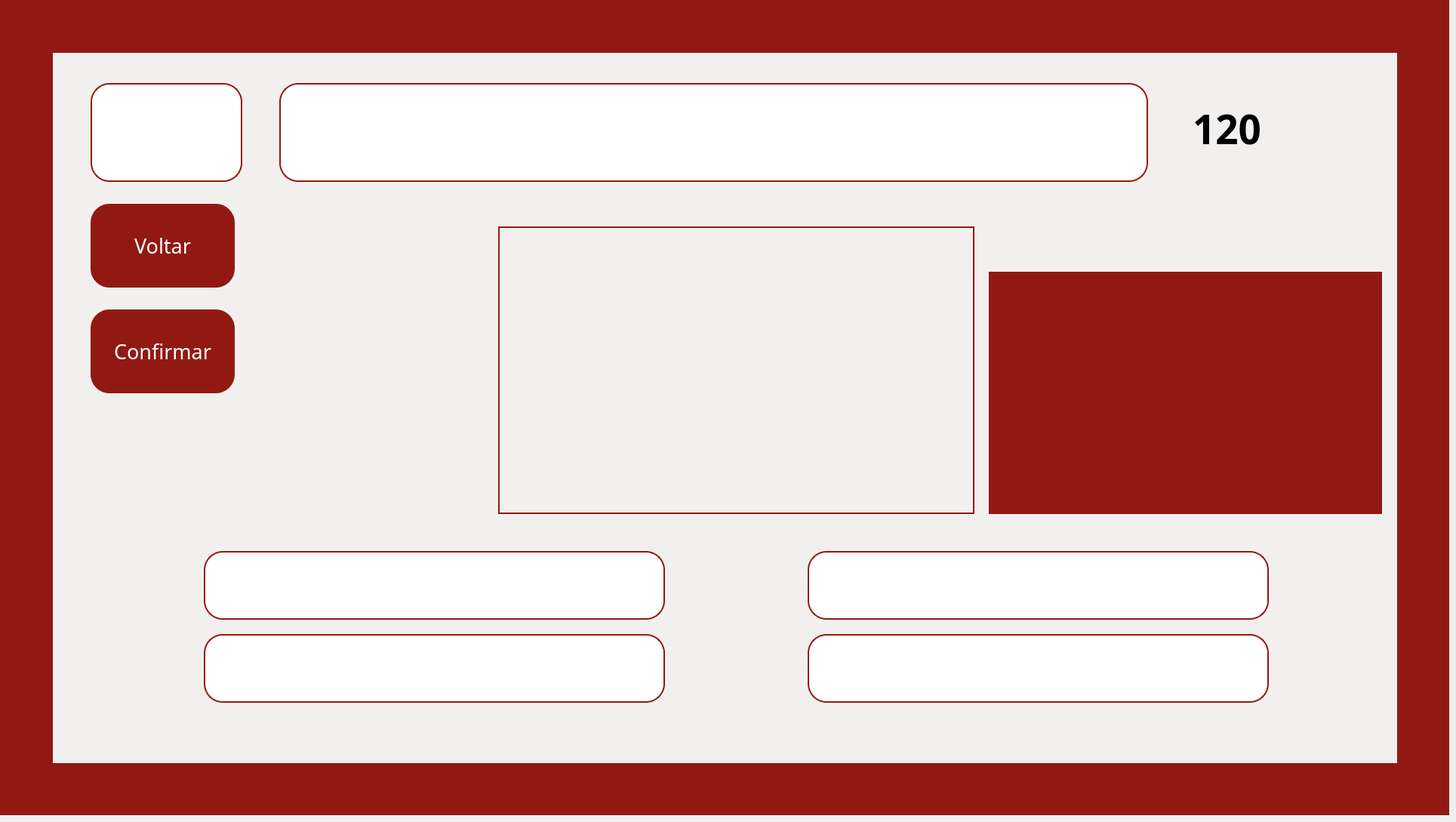
    <widget class="QWidget" name="pg_questao_adicionar">
     <widget class="QWidget" name="fundo_questao_3" native="true">
      <property name="geometry">
       <rect>
        <x>0</x>
        <y>0</y>
        <width>1920</width>
        <height>1080</height>
       </rect>
      </property>
      <property name="styleSheet">
       <string notr="true">background-color: #921913;</string>
      </property>
      <widget class="QWidget" name="container_questao_3" native="true">
       <property name="geometry">
        <rect>
         <x>70</x>
         <y>70</y>
         <width>1781</width>
         <height>941</height>
        </rect>
       </property>
       <property name="styleSheet">
        <string notr="true">background-color: #F2F0EF;
</string>
       </property>
       <widget class="QLabel" name="img_cel_A_questao_3">
        <property name="geometry">
         <rect>
          <x>0</x>
          <y>0</y>
          <width>461</width>
          <height>491</height>
         </rect>
        </property>
        <property name="font">
         <font>
          <pointsize>20</pointsize>
         </font>
        </property>
        <property name="styleSheet">
         <string notr="true">border: transparent;
background-color: transparent;</string>
        </property>
        <property name="text">
         <string/>
        </property>
        <property name="pixmap">
         <pixmap>../../assets/images/fundoetec.png</pixmap>
        </property>
        <property name="scaledContents">
         <bool>true</bool>
        </property>
       </widget>
       <widget class="QLabel" name="img_cel_B_questao_3">
        <property name="enabled">
         <bool>true</bool>
        </property>
        <property name="geometry">
         <rect>
          <x>0</x>
          <y>470</y>
          <width>451</width>
          <height>471</height>
         </rect>
        </property>
        <property name="styleSheet">
         <string notr="true">border: transparent;
background-color: transparent;</string>
        </property>
        <property name="text">
         <string/>
        </property>
        <property name="pixmap">
         <pixmap>../../assets/images/fundoetec.png</pixmap>
        </property>
        <property name="scaledContents">
         <bool>true</bool>
        </property>
       </widget>
       <widget class="QLabel" name="img_cel_C_questao_3">
        <property name="geometry">
         <rect>
          <x>450</x>
          <y>10</y>
          <width>451</width>
          <height>481</height>
         </rect>
        </property>
        <property name="styleSheet">
         <string notr="true">border: transparent;
background-color: transparent;</string>
        </property>
        <property name="text">
         <string/>
        </property>
        <property name="pixmap">
         <pixmap>../../assets/images/fundoetec.png</pixmap>
        </property>
        <property name="scaledContents">
         <bool>true</bool>
        </property>
       </widget>
       <widget class="QLabel" name="img_cel_D_questao_3">
        <property name="geometry">
         <rect>
          <x>870</x>
          <y>10</y>
          <width>471</width>
          <height>471</height>
         </rect>
        </property>
        <property name="styleSheet">
         <string notr="true">border: transparent;
background-color: transparent;</string>
        </property>
        <property name="text">
         <string/>
        </property>
        <property name="pixmap">
         <pixmap>../../assets/images/fundoetec.png</pixmap>
        </property>
        <property name="scaledContents">
         <bool>true</bool>
        </property>
       </widget>
       <widget class="QLabel" name="img_cel_E_questao_3">
        <property name="geometry">
         <rect>
          <x>1320</x>
          <y>10</y>
          <width>471</width>
          <height>491</height>
         </rect>
        </property>
        <property name="styleSheet">
         <string notr="true">border: transparent;
background-color: transparent;</string>
        </property>
        <property name="text">
         <string/>
        </property>
        <property name="pixmap">
         <pixmap>../../assets/images/fundoetec.png</pixmap>
        </property>
        <property name="scaledContents">
         <bool>true</bool>
        </property>
       </widget>
       <widget class="QLabel" name="img_cel_F_questao_3">
        <property name="geometry">
         <rect>
          <x>450</x>
          <y>470</y>
          <width>461</width>
          <height>471</height>
         </rect>
        </property>
        <property name="styleSheet">
         <string notr="true">border: transparent;
background-color: transparent;</string>
        </property>
        <property name="text">
         <string/>
        </property>
        <property name="pixmap">
         <pixmap>../../assets/images/fundoetec.png</pixmap>
        </property>
        <property name="scaledContents">
         <bool>true</bool>
        </property>
       </widget>
       <widget class="QLabel" name="img_cel_G_questao_3">
        <property name="geometry">
         <rect>
          <x>890</x>
          <y>460</y>
          <width>441</width>
          <height>471</height>
         </rect>
        </property>
        <property name="styleSheet">
         <string notr="true">border: transparent;
background-color: transparent;</string>
        </property>
        <property name="text">
         <string/>
        </property>
        <property name="pixmap">
         <pixmap>../../assets/images/fundoetec.png</pixmap>
        </property>
        <property name="scaledContents">
         <bool>true</bool>
        </property>
       </widget>
       <widget class="QLabel" name="img_cel_H_questao_3">
        <property name="geometry">
         <rect>
          <x>1310</x>
          <y>470</y>
          <width>481</width>
          <height>471</height>
         </rect>
        </property>
        <property name="styleSheet">
         <string notr="true">border: transparent;
background-color: transparent;</string>
        </property>
        <property name="text">
         <string/>
        </property>
        <property name="pixmap">
         <pixmap>../../assets/images/fundoetec.png</pixmap>
        </property>
        <property name="scaledContents">
         <bool>true</bool>
        </property>
       </widget>
       <widget class="QLabel" name="lbl_pergunta_3">
        <property name="geometry">
         <rect>
          <x>300</x>
          <y>40</y>
          <width>1151</width>
          <height>131</height>
         </rect>
        </property>
        <property name="font">
         <font>
          <family>Arbutus Slab</family>
          <pointsize>20</pointsize>
         </font>
        </property>
        <property name="cursor">
         <cursorShape>ArrowCursor</cursorShape>
        </property>
        <property name="styleSheet">
         <string notr="true">background-color: white;
color: #222222;
border: 2px solid #921913;
border-radius: 25px;
padding: 0 18px</string>
        </property>
        <property name="text">
         <string/>
        </property>
        <property name="textFormat">
         <enum>Qt::PlainText</enum>
        </property>
        <property name="wordWrap">
         <bool>true</bool>
        </property>
       </widget>
       <widget class="QPushButton" name="btn_altA_3">
        <property name="geometry">
         <rect>
          <x>200</x>
          <y>660</y>
          <width>611</width>
          <height>91</height>
         </rect>
        </property>
        <property name="font">
         <font>
          <family>Arbutus Slab</family>
          <pointsize>20</pointsize>
         </font>
        </property>
        <property name="styleSheet">
         <string notr="true">background-color: white;
color: #222222;
border: 2px solid #921913;
border-radius: 25px;
padding: 0 18px</string>
        </property>
        <property name="text">
         <string/>
        </property>
       </widget>
       <widget class="QPushButton" name="btn_altD_3">
        <property name="geometry">
         <rect>
          <x>1000</x>
          <y>770</y>
          <width>611</width>
          <height>91</height>
         </rect>
        </property>
        <property name="font">
         <font>
          <family>Arbutus Slab</family>
          <pointsize>20</pointsize>
         </font>
        </property>
        <property name="styleSheet">
         <string notr="true">background-color: white;
color: #222222;
border: 2px solid #921913;
border-radius: 25px;
padding: 0 18px</string>
        </property>
        <property name="text">
         <string/>
        </property>
       </widget>
       <widget class="QLabel" name="lbl_infonivel_3">
        <property name="geometry">
         <rect>
          <x>50</x>
          <y>40</y>
          <width>201</width>
          <height>131</height>
         </rect>
        </property>
        <property name="font">
         <font>
          <family>Arbutus Slab</family>
          <pointsize>20</pointsize>
         </font>
        </property>
        <property name="cursor">
         <cursorShape>ArrowCursor</cursorShape>
        </property>
        <property name="styleSheet">
         <string notr="true">background-color: white;
color: #222222;
border: 2px solid #921913;
border-radius: 25px;
padding: 0 18px</string>
        </property>
        <property name="text">
         <string/>
        </property>
        <property name="textFormat">
         <enum>Qt::PlainText</enum>
        </property>
        <property name="wordWrap">
         <bool>true</bool>
        </property>
       </widget>
       <widget class="QLabel" name="lbl_imagem_3">
        <property name="geometry">
         <rect>
          <x>590</x>
          <y>230</y>
          <width>631</width>
          <height>381</height>
         </rect>
        </property>
        <property name="styleSheet">
         <string notr="true">border: 2px solid #921913;</string>
        </property>
        <property name="text">
         <string/>
        </property>
        <property name="pixmap">
         <pixmap>../../assets/images/filtragemsimples.jpg</pixmap>
        </property>
        <property name="scaledContents">
         <bool>true</bool>
        </property>
       </widget>
       <widget class="QLabel" name="img_relogio_questao_3">
        <property name="geometry">
         <rect>
          <x>1580</x>
          <y>30</y>
          <width>181</width>
          <height>171</height>
         </rect>
        </property>
        <property name="styleSheet">
         <string notr="true">border: transparent;
background-color: transparent;</string>
        </property>
        <property name="text">
         <string/>
        </property>
        <property name="pixmap">
         <pixmap>../../assets/images/icone_relogio.png</pixmap>
        </property>
        <property name="scaledContents">
         <bool>true</bool>
        </property>
       </widget>
       <widget class="QLabel" name="lbl_timer_3">
        <property name="geometry">
         <rect>
          <x>1510</x>
          <y>70</y>
          <width>141</width>
          <height>61</height>
         </rect>
        </property>
        <property name="font">
         <font>
          <family>Arbutus Slab</family>
          <pointsize>40</pointsize>
          <weight>75</weight>
          <bold>true</bold>
         </font>
        </property>
        <property name="mouseTracking">
         <bool>false</bool>
        </property>
        <property name="styleSheet">
         <string notr="true">border: transparent;
background-color: transparent;
color: black;</string>
        </property>
        <property name="text">
         <string>120</string>
        </property>
       </widget>
       <widget class="QPushButton" name="btn_eliminar_3">
        <property name="geometry">
         <rect>
          <x>1610</x>
          <y>340</y>
          <width>101</width>
          <height>101</height>
         </rect>
        </property>
        <property name="font">
         <font>
          <family>Arbutus Slab</family>
          <pointsize>20</pointsize>
         </font>
        </property>
        <property name="styleSheet">
         <string notr="true">border: transparent;
background-color: transparent;</string>
        </property>
        <property name="text">
         <string/>
        </property>
        <property name="icon">
         <iconset>
          <normaloff>../../assets/images/icone_lixo.png</normaloff>../../assets/images/icone_lixo.png</iconset>
        </property>
        <property name="iconSize">
         <size>
          <width>700</width>
          <height>700</height>
         </size>
        </property>
       </widget>
       <widget class="QPushButton" name="btn_dicaexp_3">
        <property name="geometry">
         <rect>
          <x>1590</x>
          <y>180</y>
          <width>121</width>
          <height>121</height>
         </rect>
        </property>
        <property name="font">
         <font>
          <family>Arbutus Slab</family>
          <pointsize>20</pointsize>
         </font>
        </property>
        <property name="styleSheet">
         <string notr="true">border: transparent;
background-color: transparent;</string>
        </property>
        <property name="text">
         <string/>
        </property>
        <property name="icon">
         <iconset>
          <normaloff>../../assets/images/icone_dica.png</normaloff>../../assets/images/icone_dica.png</iconset>
        </property>
        <property name="iconSize">
         <size>
          <width>500</width>
          <height>500</height>
         </size>
        </property>
       </widget>
       <widget class="QPushButton" name="btn_altC_3">
        <property name="geometry">
         <rect>
          <x>1000</x>
          <y>660</y>
          <width>611</width>
          <height>91</height>
         </rect>
        </property>
        <property name="font">
         <font>
          <family>Arbutus Slab</family>
          <pointsize>20</pointsize>
         </font>
        </property>
        <property name="styleSheet">
         <string notr="true">background-color: white;
color: #222222;
border: 2px solid #921913;
border-radius: 25px;
padding: 0 18px</string>
        </property>
        <property name="text">
         <string/>
        </property>
       </widget>
       <widget class="QPushButton" name="btn_altB_3">
        <property name="geometry">
         <rect>
          <x>200</x>
          <y>770</y>
          <width>611</width>
          <height>91</height>
         </rect>
        </property>
        <property name="font">
         <font>
          <family>Arbutus Slab</family>
          <pointsize>20</pointsize>
         </font>
        </property>
        <property name="styleSheet">
         <string notr="true">background-color: white;
color: #222222;
border: 2px solid #921913;
border-radius: 25px;
padding: 0 18px</string>
        </property>
        <property name="text">
         <string/>
        </property>
       </widget>
       <widget class="QLabel" name="txt_dica_3">
        <property name="geometry">
         <rect>
          <x>1240</x>
          <y>290</y>
          <width>521</width>
          <height>321</height>
         </rect>
        </property>
        <property name="font">
         <font>
          <family>Arbutus Slab</family>
          <pointsize>15</pointsize>
          <weight>50</weight>
          <bold>false</bold>
         </font>
        </property>
        <property name="styleSheet">
         <string notr="true">background-color: #921913;</string>
        </property>
        <property name="text">
         <string/>
        </property>
        <property name="textFormat">
         <enum>Qt::PlainText</enum>
        </property>
        <property name="wordWrap">
         <bool>true</bool>
        </property>
        <property name="textInteractionFlags">
         <set>Qt::NoTextInteraction</set>
        </property>
       </widget>
       <widget class="QPushButton" name="btn_voltareditarperguntas_2">
        <property name="geometry">
         <rect>
          <x>50</x>
          <y>200</y>
          <width>191</width>
          <height>111</height>
         </rect>
        </property>
        <property name="font">
         <font>
          <family>Arbutus Slab</family>
          <pointsize>20</pointsize>
         </font>
        </property>
        <property name="styleSheet">
         <string notr="true">background-color: #921913;
color: white;
border: none;
border-radius: 25px</string>
        </property>
        <property name="text">
         <string>Voltar</string>
        </property>
       </widget>
       <widget class="QLabel" name="lbl_logo_cps_questao2_2">
        <property name="geometry">
         <rect>
          <x>1550</x>
          <y>940</y>
          <width>111</width>
          <height>71</height>
         </rect>
        </property>
        <property name="text">
         <string/>
        </property>
        <property name="pixmap">
         <pixmap>../../assets/images/logocps.png</pixmap>
        </property>
        <property name="scaledContents">
         <bool>true</bool>
        </property>
       </widget>
       <widget class="QLabel" name="lbl_logo_etec_questao2_2">
        <property name="geometry">
         <rect>
          <x>1690</x>
          <y>950</y>
          <width>151</width>
          <height>91</height>
         </rect>
        </property>
        <property name="text">
         <string/>
        </property>
        <property name="pixmap">
         <pixmap>../../assets/images/logoetec.png</pixmap>
        </property>
        <property name="scaledContents">
         <bool>true</bool>
        </property>
       </widget>
       <widget class="QPushButton" name="btn_confirmaradicao">
        <property name="enabled">
         <bool>true</bool>
        </property>
        <property name="geometry">
         <rect>
          <x>50</x>
          <y>340</y>
          <width>191</width>
          <height>111</height>
         </rect>
        </property>
        <property name="font">
         <font>
          <family>Arbutus Slab</family>
          <pointsize>20</pointsize>
         </font>
        </property>
        <property name="styleSheet">
         <string notr="true">background-color: #921913;
color: white;
border: none;
border-radius: 25px</string>
        </property>
        <property name="text">
         <string>Confirmar</string>
        </property>
       </widget>
       <zorder>img_cel_G_questao_3</zorder>
       <zorder>img_cel_F_questao_3</zorder>
       <zorder>img_cel_D_questao_3</zorder>
       <zorder>img_cel_C_questao_3</zorder>
       <zorder>lbl_imagem_3</zorder>
       <zorder>img_cel_A_questao_3</zorder>
       <zorder>img_cel_B_questao_3</zorder>
       <zorder>img_cel_E_questao_3</zorder>
       <zorder>img_cel_H_questao_3</zorder>
       <zorder>lbl_pergunta_3</zorder>
       <zorder>btn_altA_3</zorder>
       <zorder>btn_altD_3</zorder>
       <zorder>lbl_infonivel_3</zorder>
       <zorder>img_relogio_questao_3</zorder>
       <zorder>lbl_timer_3</zorder>
       <zorder>btn_eliminar_3</zorder>
       <zorder>btn_dicaexp_3</zorder>
       <zorder>btn_altC_3</zorder>
       <zorder>btn_altB_3</zorder>
       <zorder>btn_voltareditarperguntas_2</zorder>
       <zorder>lbl_logo_cps_questao2_2</zorder>
       <zorder>lbl_logo_etec_questao2_2</zorder>
       <zorder>btn_confirmaradicao</zorder>
       <zorder>txt_dica_3</zorder>
      </widget>
     </widget>
    </widget>
